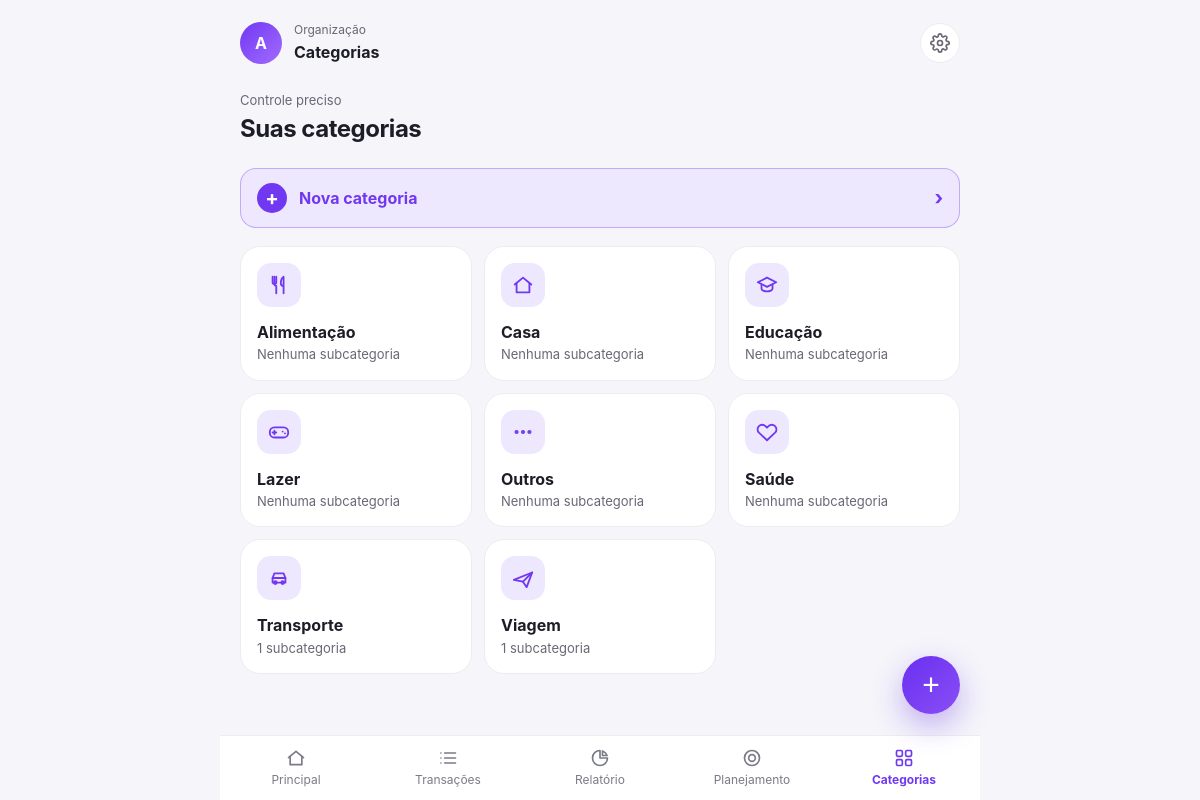
Screenshot of /categorias (signed in) with the database file from the repository.
### tables this page shows
CREATE TABLE usuarios (
            id INTEGER PRIMARY KEY AUTOINCREMENT,
            nome TEXT NOT NULL,
            email TEXT NOT NULL UNIQUE,
            senha_hash TEXT NOT NULL,
            criado_em TIMESTAMP DEFAULT CURRENT_TIMESTAMP
        );

CREATE TABLE categorias (
            id INTEGER PRIMARY KEY AUTOINCREMENT,
            usuario_id INTEGER NOT NULL,
            nome TEXT NOT NULL,
            UNIQUE (usuario_id, nome),
            FOREIGN KEY (usuario_id) REFERENCES usuarios(id)
        );

### app.py (the view)
@app.route("/categorias")
@login_required
def categorias():
    return render_template("categorias.html", categorias=listar_categorias(session["usuario_id"]))

### app.py (called while the page is built)
def login_required(func):
    @wraps(func)
    def wrapper(*args, **kwargs):
        if "usuario_id" not in session:
            return redirect(url_for("login"))
        conexao = conectar()
        g.usuario = conexao.execute(
            "SELECT * FROM usuarios WHERE id = ?", (session["usuario_id"],)
        ).fetchone()
        conexao.close()
        if g.usuario is None:
            session.clear()
            return redirect(url_for("login"))
        aplicar_salario(g.usuario["id"])
        return func(*args, **kwargs)
    return wrapper

@app.context_processor
def injetar_usuario():
    usuario = g.get("usuario")
    contas = [c["nome"] for c in listar_contas(usuario["id"])] if usuario else []
    cats = listar_categorias(usuario["id"]) if usuario else []
    return {
        "usuario": usuario,
        "categorias_opcoes": [c["nome"] for c in cats],
        "categorias_arvore": {c["nome"]: [s["nome"] for s in c["subs"]] for c in cats},
        "contas_opcoes": contas,
        "tipos_conta": TIPOS_CONTA,
        "hoje": date.today().isoformat(),
    }

### database/banco.py (called while the page is built, shortened)
def conectar():
    conexao = sqlite3.connect(BANCO)
    conexao.row_factory = sqlite3.Row
    return conexao

def aplicar_salario(usuario_id, hoje=None):
    hoje = hoje or date.today()
    conexao = conectar()
    s = conexao.execute(
        "SELECT * FROM salario WHERE usuario_id = ? AND ativo = 1", (usuario_id,)).fetchone()
    if s:
        ultimo_dia = calendar.monthrange(hoje.year, hoje.month)[1]
        dia = min(s["dia"], ultimo_dia)          # dia 31 em mês curto -> último dia
        origem = f"salario:{hoje:%Y-%m}"
        ja_lancado = conexao.execute(
            "SELECT 1 FROM transacoes WHERE usuario_id = ? AND origem = ?",
            (usuario_id, origem)).fetchone()
    conexao.close()

### templates/categorias.html (shortened to what this page needs)
<!DOCTYPE html>
<html lang="pt-BR">
<head>
    <link rel="stylesheet" href="{{ url_for('static', filename='css/dashboard.css') }}">
</head>
<body>
<div class="app">
{% set topo_sub = 'Organização' %}{% set topo_titulo = 'Categorias' %}
{% include '_topo.html' %}
{% macro icone(nome) %}
    {%- set n = nome|lower -%}
    {%- if 'alimen' in n or 'comida' in n or 'mercado' in n or 'restaur' in n -%}
        <svg viewBox="0 0 24 24"><path d="M7 3v8a2 2 0 0 0 2 2v8"/><path d="M5 3v6a2 2 0 0 0 4 0V3"/><path d="M17 21V3c-2.5 1.5-3 4.5-3 7s1 3 3 3"/></svg>
    {%- elif 'casa' in n or 'moradia' in n or 'aluguel' in n -%}
        <svg viewBox="0 0 24 24"><path d="M3 11.5 12 4l9 7.5"/><path d="M5 10v10h14V10"/></svg>
    {%- elif 'educa' in n or 'curso' in n or 'escola' in n or 'faculd' in n -%}
        <svg viewBox="0 0 24 24"><path d="M2 9 12 4l10 5-10 5Z"/><path d="M6 11.5V16c0 1.5 3 3 6 3s6-1.5 6-3v-4.5"/></svg>
    {%- elif 'lazer' in n or 'divers' in n or 'entreten' in n or 'jogo' in n -%}
        <svg viewBox="0 0 24 24"><rect x="2" y="7" width="20" height="11" rx="5"/><path d="M7 10.5v4M5 12.5h4"/><path d="M16 11.5h.01M18.5 13.5h.01"/></svg>
    {%- elif 'saude' in n or 'saúde' in n or 'médic' in n or 'medic' in n or 'farm' in n -%}
        <svg viewBox="0 0 24 24"><path d="M20.8 5.6a5 5 0 0 0-7.1 0L12 7.3l-1.7-1.7a5 5 0 0 0-7.1 7.1L12 21l8.8-8.3a5 5 0 0 0 0-7.1Z"/></svg>
    {%- elif 'transp' in n or 'carro' in n or 'uber' in n or 'combust' in n -%}
        <svg viewBox="0 0 24 24"><path d="M5 17h14v-5l-2-5H7l-2 5Z"/><path d="M5 12h14"/><circle cx="8" cy="17" r="1.5"/><circle cx="16" cy="17" r="1.5"/></svg>
    {%- elif 'viag' in n or 'férias' in n or 'ferias' in n or 'turismo' in n -%}
        <svg viewBox="0 0 24 24"><path d="m2 14 20-8-6 16-4-6Z"/><path d="m12 16 10-10"/></svg>
    {%- elif 'pet' in n or 'animal' in n -%}
        <svg viewBox="0 0 24 24"><circle cx="6" cy="10" r="1.6"/><circle cx="10" cy="6" r="1.6"/><circle cx="14" cy="6" r="1.6"/><circle cx="18" cy="10" r="1.6"/><path d="M12 12c-3 0-5 2.5-5 4.5 0 1.7 1.4 2.5 3 2.5 1 0 1.3-.5 2-.5s1 .5 2 .5c1.6 0 3-.8 3-2.5 0-2-2-4.5-5-4.5Z"/></svg>
    {%- elif 'outro' in n -%}
        <svg viewBox="0 0 24 24"><circle cx="5" cy="12" r="1.3"/><circle cx="12" cy="12" r="1.3"/><circle cx="19" cy="12" r="1.3"/></svg>
    {%- else -%}
        <svg viewBox="0 0 24 24"><path d="M20.6 13.4 13.4 20.6a2 2 0 0 1-2.8 0L3 13V3h10l7.6 7.6a2 2 0 0 1 0 2.8Z"/><path d="M7.5 7.5h.01"/></svg>
    {%- endif -%}
{% endmacro %}
<main>
<div class="pagina-header">
    <span>Controle preciso</span>
    <h1>Suas categorias</h1>
</div>
<a href="{{ url_for('nova_categoria') }}" class="cat-nova">
    <span class="cat-nova-mais">+</span>
    <span>Nova categoria</span>
    <b aria-hidden="true">›</b>
</a>
<section class="cat-grade">
    {% for c in categorias %}
    <a href="{{ url_for('categoria_detalhe', categoria_id=c.id) }}" class="cat-card">
        <span class="cat-icone">{{ icone(c.nome) }}</span>
        <strong>{{ c.nome }}</strong>
        <small>
            {%- if c.subs|length == 0 %}Nenhuma subcategoria
            {%- elif c.subs|length == 1 %}1 subcategoria
            {%- else %}{{ c.subs|length }} subcategorias{% endif -%}
        </small>
    </a>
    {% endfor %}
</section>
</main>
{% include '_menu.html' %}
{% include '_modal.html' %}
</div>
</body>
</html>

### templates/_topo.html (shortened to what this page needs)
<header class="dashboard-topo">
    <div class="perfil">
        <a href="{{ url_for('mais') }}" class="avatar" aria-label="Configurações">{{ usuario["nome"][0].upper() }}</a>
        <div>
            <span>{{ topo_sub }}</span>
            <strong>{{ topo_titulo }}</strong>
        </div>
    </div>
    <div class="acoes-topo">
        <a href="{{ url_for('mais') }}" class="icone-btn" aria-label="Configurações">
        </a>
    </div>
</header>

### static/css/dashboard.css (style rules this page uses)
* { box-sizing: border-box; margin: 0; padding: 0; }
:root { --roxo: #7138f2; --roxo-escuro: #5224c9; --roxo-claro: #eee8ff; --fundo: #f5f5fa; --branco: #ffffff; --texto: #1d1d27; --cinza: #686876; --borda: #ececf2; --verde: #1f8f45; --vermelho: #d93a3a; --verde-claro: #e6f6ec; --vermelho-claro: #fdeaea; --fonte: "Inter", system-ui, -apple-system, "Segoe UI", Roboto, "Helvetica Neue", Arial, sans-serif; --largura: 760px; }
body { font-family: var(--fonte); background: var(--fundo); color: var(--texto); min-height: 100vh; line-height: 1.4; -webkit-font-smoothing: antialiased; }
.app { width: 100%; max-width: var(--largura); margin: auto; min-height: 100vh; padding-bottom: 110px; }
main { padding: 0 20px; }
.dashboard-topo { display: flex; justify-content: space-between; align-items: center; padding: 22px 20px 12px; }
.perfil { display: flex; align-items: center; gap: 12px; }
.perfil > div:last-child { display: flex; flex-direction: column; gap: 2px; }
.perfil span { font-size: 12px; color: var(--cinza); }
.perfil strong { font-size: 16px; }
.avatar { width: 42px; height: 42px; border-radius: 50%; background: linear-gradient(135deg, #7138f2, #a26cff); color: #fff; font-weight: 700; font-size: 16px; display: flex; align-items: center; justify-content: center; }
.acoes-topo { display: flex; gap: 8px; }
.icone-btn { width: 40px; height: 40px; border-radius: 50%; border: 1px solid var(--borda); background: #fff; color: var(--cinza); display: flex; align-items: center; justify-content: center; text-decoration: none; cursor: pointer; transition: background .15s, color .15s; }
.icone-btn svg, .menu-inferior svg { width: 20px; height: 20px; fill: none; stroke: currentColor; stroke-width: 2; stroke-linecap: round; stroke-linejoin: round; }
.pagina-header { margin: 4px 0 22px; }
.pagina-header span { color: var(--cinza); font-size: 13px; }
.pagina-header h1 { font-size: 24px; margin-top: 2px; letter-spacing: -.02em; }
.dashboard-topo + main { padding-top: 8px; }
a.avatar { text-decoration: none; }
.cat-nova { display: flex; align-items: center; gap: 12px; margin-bottom: 18px; padding: 14px 16px; background: var(--roxo-claro); border: 1px solid rgba(113, 56, 242, .35); border-radius: 16px; color: var(--roxo); font-weight: 700; text-decoration: none; transition: background .15s; }
.cat-nova > span:nth-child(2) { flex: 1; }
.cat-nova-mais { width: 30px; height: 30px; border-radius: 50%; background: var(--roxo); color: #fff; display: flex; align-items: center; justify-content: center; font-size: 20px; line-height: 1; }
.cat-nova b { font-size: 20px; }
.cat-grade { display: grid; grid-template-columns: repeat(2, 1fr); gap: 12px; }
@media (min-width: 640px) { .cat-grade { grid-template-columns: repeat(3, 1fr); } }
.cat-card { display: flex; flex-direction: column; gap: 2px; min-width: 0; padding: 16px; background: var(--branco); border: 1px solid var(--borda); border-radius: 20px; color: var(--texto); text-decoration: none; transition: transform .15s, border-color .15s; }
.cat-icone { width: 44px; height: 44px; margin-bottom: 12px; border-radius: 14px; display: flex; align-items: center; justify-content: center; background: var(--roxo-claro); color: var(--roxo); }
.cat-icone svg { width: 22px; height: 22px; fill: none; stroke: currentColor; stroke-width: 2; stroke-linecap: round; stroke-linejoin: round; }
.cat-card strong { font-size: 16px; overflow: hidden; text-overflow: ellipsis; white-space: nowrap; }
.cat-card small { font-size: 13px; color: var(--cinza); }

### rows the page displays
usuarios: nome "A"
categorias: nome "Alimentação", shows "Nenhuma subcategoria"
categorias: nome "Casa", shows "Nenhuma subcategoria"
categorias: nome "Educação", shows "Nenhuma subcategoria"
categorias: nome "Lazer", shows "Nenhuma subcategoria"
categorias: nome "Outros", shows "Nenhuma subcategoria"
categorias: nome "Saúde", shows "Nenhuma subcategoria"
categorias: nome "Transporte", shows "1 subcategoria"
categorias: nome "Viagem", shows "1 subcategoria"

### other values shown
{{ topo_sub }} "Organização"
{{ topo_titulo }} "Categorias"
